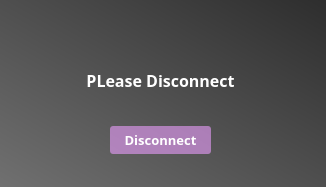
<?xml version="1.0" encoding="UTF-8"?>
<ui version="4.0">
 <class>DisconnectDialog</class>
 <widget class="QDialog" name="DisconnectDialog">
  <property name="geometry">
   <rect>
    <x>0</x>
    <y>0</y>
    <width>326</width>
    <height>187</height>
   </rect>
  </property>
  <property name="windowTitle">
   <string>Dialog</string>
  </property>
  <widget class="QWidget" name="DisconnectWidget" native="true">
   <property name="geometry">
    <rect>
     <x>0</x>
     <y>0</y>
     <width>331</width>
     <height>191</height>
    </rect>
   </property>
   <property name="styleSheet">
    <string notr="true">background:qlineargradient(spread:pad, x1:1, y1:0, x2:0, y2:1, stop:0 rgba(45, 45, 45, 255), stop:1 rgba(113, 113, 113, 255))</string>
   </property>
   <widget class="QPushButton" name="DisconnectButton">
    <property name="geometry">
     <rect>
      <x>110</x>
      <y>126</y>
      <width>101</width>
      <height>28</height>
     </rect>
    </property>
    <property name="font">
     <font>
      <family>Segoe UI Black</family>
      <pointsize>10</pointsize>
      <weight>75</weight>
      <bold>true</bold>
     </font>
    </property>
    <property name="cursor">
     <cursorShape>ClosedHandCursor</cursorShape>
    </property>
    <property name="styleSheet">
     <string notr="true">background-color:rgba(236, 158, 255, 150);
border-radius:3px;
color: white;</string>
    </property>
    <property name="text">
     <string>Disconnect</string>
    </property>
   </widget>
   <widget class="QLabel" name="DisconnectLabel">
    <property name="geometry">
     <rect>
      <x>80</x>
      <y>60</y>
      <width>161</width>
      <height>41</height>
     </rect>
    </property>
    <property name="font">
     <font>
      <family>Segoe UI Black</family>
      <pointsize>12</pointsize>
      <weight>75</weight>
      <bold>true</bold>
     </font>
    </property>
    <property name="styleSheet">
     <string notr="true">background-color:transparent;
color:white;</string>
    </property>
    <property name="text">
     <string>PLease Disconnect</string>
    </property>
    <property name="alignment">
     <set>Qt::AlignCenter</set>
    </property>
   </widget>
  </widget>
 </widget>
 <resources/>
 <connections/>
</ui>
